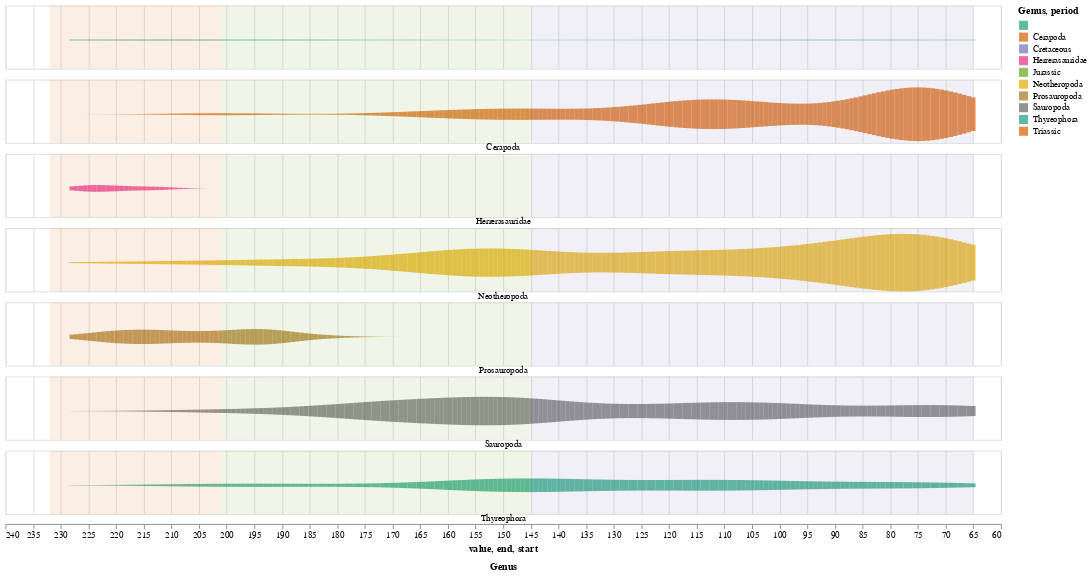

Write notebook code for a chart like this one.
### Code cell
chart_counts = alt.Chart().transform_density(
    'time',
    counts=True,
    # extent=[60, 240],
    groupby=['Genus']
).mark_bar(orient='vertical', opacity=0.7).encode(
    x=alt.X('value:Q'),
    color=alt.Color('Genus:N',
                    scale=alt.Scale(scheme='dark2')
                    ),
    y=alt.Y(
        'density:Q',
        stack='center',
        impute=None,
        title=None,
        axis=None,
    ),
)

alt.layer(
    chart_counts, period_rects, data=dinos_expanded
).properties(
    width=1100, height=70
).facet(
    row=alt.Row(
        'Genus:N',
        header=alt.Header(
            titleOrient='bottom',
            labelOrient='bottom',
            labelPadding=0,
        ))
).configure_facet(
    spacing=0
).configure_scale(
    xReverse=True
)

### Figure 1 — Vega-Lite specification as saved in the notebook (floating-point values rounded to 4 significant figures; data arrays with more than 128 entries replaced by an {"elided": "..."} marker saying what was removed)
{"config": {"view": {"continuousWidth": 400, "continuousHeight": 300}, "facet": {"spacing": 0}, "scale": {"xReverse": true}}, "data": {"name": "data-211dba5991c041bcfa2e89b61034fa98"}, "facet": {"row": {"type": "nominal", "field": "Genus", "header": {"labelOrient": "bottom", "labelPadding": 0, "titleOrient": "bottom"}}}, "spec": {"layer": [{"mark": {"type": "bar", "opacity": 0.7, "orient": "vertical"}, "encoding": {"color": {"type": "nominal", "field": "Genus", "scale": {"scheme": "dark2"}}, "x": {"type": "quantitative", "field": "value"}, "y": {"type": "quantitative", "axis": null, "field": "density", "impute": null, "stack": "center", "title": null}}, "transform": [{"density": "time", "counts": true, "groupby": ["Genus"]}]}, {"data": {"name": "data-a52a15ed96b4d99155e56df0d7890825"}, "mark": {"type": "rect", "opacity": 0.1}, "encoding": {"color": {"type": "nominal", "field": "period", "scale": {"scheme": "set1"}}, "x": {"type": "quantitative", "field": "end"}, "x2": {"field": "start"}}}], "height": 70, "width": 1100}, "$schema": "https://vega.github.io/schema/vega-lite/v4.8.1.json", "datasets": {"data-211dba5991c041bcfa2e89b61034fa98": {"elided": "2785 records"}, "data-a52a15ed96b4d99155e56df0d7890825": [{"period": "Triassic", "start": 232, "end": 201}, {"period": "Jurassic", "start": 201, "end": 145}, {"period": "Cretaceous", "start": 145, "end": 65}]}}
